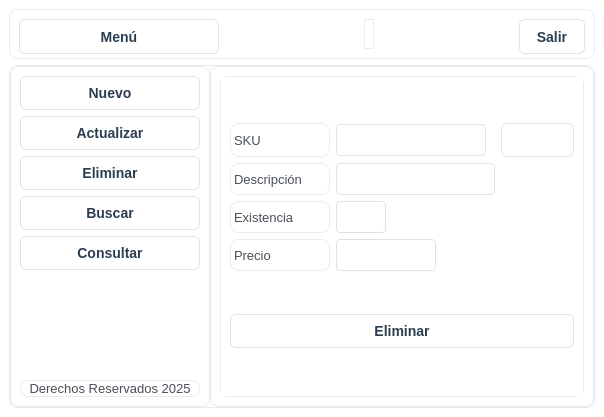
<?xml version="1.0" encoding="UTF-8"?>
<ui version="4.0">
 <class>MainWindow</class>
 <widget class="QMainWindow" name="MainWindow">
  <property name="geometry">
   <rect>
    <x>0</x>
    <y>0</y>
    <width>604</width>
    <height>417</height>
   </rect>
  </property>
  <property name="windowTitle">
   <string>MainWindow</string>
  </property>
  <property name="styleSheet">
   <string notr="true">/* === ESTILO GENERAL === */
QWidget {
    background-color: #ffffff;
    color: #2c3e50;
    font-family: &quot;Segoe UI&quot;, &quot;Roboto&quot;, &quot;Arial&quot;, sans-serif;
    font-size: 14px;
}

QMainWindow, QDialog {
    background-color: #f8f9fa;
}

/* === BOTONES === */
QPushButton {
    background-color: #ffffff;
    color: #2c3e50;
    border: 1px solid #dee2e6;
    border-radius: 6px;
    padding: 8px 16px;
    font-weight: 500;
}

QPushButton:hover {
    background-color: #e9ecef;
    border: 1px solid #adb5bd;
}

QPushButton:pressed {
    background-color: #dee2e6;
}

QPushButton:disabled {
    background-color: #f8f9fa;
    color: #adb5bd;
}

/* === CAMPOS DE TEXTO === */
QLineEdit, QTextEdit, QPlainTextEdit {
    background-color: #ffffff;
    color: #2c3e50;
    border: 1px solid #dee2e6;
    border-radius: 4px;
    padding: 6px 10px;
}

QLineEdit:focus, QTextEdit:focus, QPlainTextEdit:focus {
    border: 1px solid #495057;
    background-color: #ffffff;
}

/* === LABELS === */
QLabel {
    color: #495057;
    background-color: transparent;
    font-size: 13px;
}

/* === TABLAS === */
QTableWidget {
    background-color: #ffffff;
    border: 1px solid #dee2e6;
    border-radius: 6px;
    gridline-color: #e9ecef;
}

QTableWidget::item {
    padding: 8px;
    border-bottom: 1px solid #f1f3f5;
}

QTableWidget::item:selected {
    background-color: #e9ecef;
    color: #2c3e50;
}

QHeaderView::section {
    background-color: #f8f9fa;
    color: #495057;
    padding: 8px;
    border: none;
    border-bottom: 2px solid #dee2e6;
    font-weight: 600;
}

/* === SCROLLBAR === */
QScrollBar:vertical {
    border: none;
    background: #f8f9fa;
    width: 10px;
    border-radius: 5px;
}

QScrollBar::handle:vertical {
    background: #ced4da;
    border-radius: 5px;
    min-height: 20px;
}

QScrollBar::handle:vertical:hover {
    background: #adb5bd;
}

QScrollBar::add-line:vertical, QScrollBar::sub-line:vertical {
    height: 0px;
}

/* === FRAMES === */
QFrame {
    background-color: #ffffff;
    border: 1px solid #e9ecef;
    border-radius: 8px;
}</string>
  </property>
  <widget class="QWidget" name="centralwidget">
   <layout class="QVBoxLayout" name="verticalLayout" stretch="1,8">
    <item>
     <widget class="QFrame" name="frame_superior">
      <property name="minimumSize">
       <size>
        <width>0</width>
        <height>50</height>
       </size>
      </property>
      <property name="maximumSize">
       <size>
        <width>16777215</width>
        <height>50</height>
       </size>
      </property>
      <property name="frameShape">
       <enum>QFrame::StyledPanel</enum>
      </property>
      <property name="frameShadow">
       <enum>QFrame::Raised</enum>
      </property>
      <layout class="QHBoxLayout" name="horizontalLayout">
       <item>
        <widget class="QPushButton" name="boton_menu">
         <property name="minimumSize">
          <size>
           <width>200</width>
           <height>35</height>
          </size>
         </property>
         <property name="text">
          <string>Menú</string>
         </property>
         <property name="icon">
          <iconset>
           <normaloff>../resources/boton_menu.png</normaloff>../resources/boton_menu.png</iconset>
         </property>
         <property name="iconSize">
          <size>
           <width>32</width>
           <height>32</height>
          </size>
         </property>
        </widget>
       </item>
       <item>
        <spacer name="horizontalSpacer">
         <property name="orientation">
          <enum>Qt::Horizontal</enum>
         </property>
         <property name="sizeHint" stdset="0">
          <size>
           <width>319</width>
           <height>20</height>
          </size>
         </property>
        </spacer>
       </item>
       <item>
        <widget class="QLabel" name="label">
         <property name="text">
          <string/>
         </property>
        </widget>
       </item>
       <item>
        <spacer name="horizontalSpacer_2">
         <property name="orientation">
          <enum>Qt::Horizontal</enum>
         </property>
         <property name="sizeHint" stdset="0">
          <size>
           <width>318</width>
           <height>20</height>
          </size>
         </property>
        </spacer>
       </item>
       <item>
        <widget class="QPushButton" name="boton_salir">
         <property name="minimumSize">
          <size>
           <width>0</width>
           <height>35</height>
          </size>
         </property>
         <property name="text">
          <string>Salir</string>
         </property>
         <property name="icon">
          <iconset>
           <normaloff>../resources/salir.png</normaloff>../resources/salir.png</iconset>
         </property>
         <property name="iconSize">
          <size>
           <width>32</width>
           <height>32</height>
          </size>
         </property>
        </widget>
       </item>
      </layout>
     </widget>
    </item>
    <item>
     <widget class="QFrame" name="frame_central">
      <property name="frameShape">
       <enum>QFrame::StyledPanel</enum>
      </property>
      <property name="frameShadow">
       <enum>QFrame::Raised</enum>
      </property>
      <layout class="QHBoxLayout" name="horizontalLayout_2">
       <property name="spacing">
        <number>0</number>
       </property>
       <property name="leftMargin">
        <number>0</number>
       </property>
       <property name="topMargin">
        <number>0</number>
       </property>
       <property name="rightMargin">
        <number>0</number>
       </property>
       <property name="bottomMargin">
        <number>0</number>
       </property>
       <item>
        <widget class="QFrame" name="frame_lateral">
         <property name="minimumSize">
          <size>
           <width>200</width>
           <height>0</height>
          </size>
         </property>
         <property name="maximumSize">
          <size>
           <width>0</width>
           <height>16777215</height>
          </size>
         </property>
         <property name="frameShape">
          <enum>QFrame::StyledPanel</enum>
         </property>
         <property name="frameShadow">
          <enum>QFrame::Raised</enum>
         </property>
         <layout class="QVBoxLayout" name="verticalLayout_2">
          <item>
           <widget class="QPushButton" name="boton_agregar">
            <property name="text">
             <string>Nuevo</string>
            </property>
            <property name="icon">
             <iconset>
              <normaloff>../resources/boton_agregar.png</normaloff>../resources/boton_agregar.png</iconset>
            </property>
            <property name="iconSize">
             <size>
              <width>32</width>
              <height>32</height>
             </size>
            </property>
           </widget>
          </item>
          <item>
           <widget class="QPushButton" name="boton_actualizar">
            <property name="text">
             <string>Actualizar</string>
            </property>
            <property name="icon">
             <iconset>
              <normaloff>../resources/boton_modificar.png</normaloff>../resources/boton_modificar.png</iconset>
            </property>
            <property name="iconSize">
             <size>
              <width>32</width>
              <height>32</height>
             </size>
            </property>
           </widget>
          </item>
          <item>
           <widget class="QPushButton" name="boton_eliminar">
            <property name="text">
             <string>Eliminar</string>
            </property>
            <property name="icon">
             <iconset>
              <normaloff>../resources/boton_eliminar.png</normaloff>../resources/boton_eliminar.png</iconset>
            </property>
            <property name="iconSize">
             <size>
              <width>32</width>
              <height>32</height>
             </size>
            </property>
           </widget>
          </item>
          <item>
           <widget class="QPushButton" name="boton_buscar">
            <property name="text">
             <string>Buscar</string>
            </property>
            <property name="icon">
             <iconset>
              <normaloff>../resources/BUSCAR.png</normaloff>../resources/BUSCAR.png</iconset>
            </property>
            <property name="iconSize">
             <size>
              <width>32</width>
              <height>32</height>
             </size>
            </property>
           </widget>
          </item>
          <item>
           <widget class="QPushButton" name="boton_consultar">
            <property name="text">
             <string>Consultar</string>
            </property>
            <property name="icon">
             <iconset>
              <normaloff>../resources/boton_consultar.png</normaloff>../resources/boton_consultar.png</iconset>
            </property>
            <property name="iconSize">
             <size>
              <width>32</width>
              <height>32</height>
             </size>
            </property>
           </widget>
          </item>
          <item>
           <spacer name="verticalSpacer">
            <property name="orientation">
             <enum>Qt::Vertical</enum>
            </property>
            <property name="sizeHint" stdset="0">
             <size>
              <width>20</width>
              <height>235</height>
             </size>
            </property>
           </spacer>
          </item>
          <item>
           <widget class="QLabel" name="label_mensaje">
            <property name="text">
             <string>Derechos Reservados 2025</string>
            </property>
            <property name="alignment">
             <set>Qt::AlignCenter</set>
            </property>
           </widget>
          </item>
         </layout>
        </widget>
       </item>
       <item>
        <widget class="QFrame" name="frame_paginas">
         <property name="frameShape">
          <enum>QFrame::StyledPanel</enum>
         </property>
         <property name="frameShadow">
          <enum>QFrame::Raised</enum>
         </property>
         <layout class="QVBoxLayout" name="verticalLayout_3">
          <item>
           <widget class="QStackedWidget" name="stackedWidget">
            <property name="currentIndex">
             <number>2</number>
            </property>
            <widget class="QWidget" name="page_agregar">
             <layout class="QHBoxLayout" name="horizontalLayout_3">
              <item>
               <layout class="QVBoxLayout" name="verticalLayout_4">
                <item>
                 <layout class="QGridLayout" name="gridLayout">
                  <item row="0" column="0">
                   <widget class="QLabel" name="label_2">
                    <property name="minimumSize">
                     <size>
                      <width>100</width>
                      <height>0</height>
                     </size>
                    </property>
                    <property name="maximumSize">
                     <size>
                      <width>100</width>
                      <height>16777215</height>
                     </size>
                    </property>
                    <property name="text">
                     <string>SKU</string>
                    </property>
                   </widget>
                  </item>
                  <item row="1" column="0">
                   <widget class="QLabel" name="label_3">
                    <property name="text">
                     <string>Descripción</string>
                    </property>
                   </widget>
                  </item>
                  <item row="1" column="1">
                   <widget class="QLineEdit" name="descripcion_agregar"/>
                  </item>
                  <item row="0" column="1">
                   <widget class="QLineEdit" name="sku_agregar">
                    <property name="minimumSize">
                     <size>
                      <width>150</width>
                      <height>0</height>
                     </size>
                    </property>
                    <property name="maximumSize">
                     <size>
                      <width>150</width>
                      <height>16777215</height>
                     </size>
                    </property>
                   </widget>
                  </item>
                  <item row="2" column="0">
                   <widget class="QLabel" name="label_4">
                    <property name="text">
                     <string>Existencia</string>
                    </property>
                   </widget>
                  </item>
                  <item row="3" column="0">
                   <widget class="QLabel" name="label_5">
                    <property name="text">
                     <string>Precio</string>
                    </property>
                   </widget>
                  </item>
                  <item row="2" column="1">
                   <widget class="QLineEdit" name="existencia_agregar">
                    <property name="minimumSize">
                     <size>
                      <width>50</width>
                      <height>0</height>
                     </size>
                    </property>
                    <property name="maximumSize">
                     <size>
                      <width>50</width>
                      <height>16777215</height>
                     </size>
                    </property>
                   </widget>
                  </item>
                  <item row="3" column="1">
                   <widget class="QLineEdit" name="precio_agregar">
                    <property name="minimumSize">
                     <size>
                      <width>100</width>
                      <height>0</height>
                     </size>
                    </property>
                    <property name="maximumSize">
                     <size>
                      <width>10</width>
                      <height>16777215</height>
                     </size>
                    </property>
                   </widget>
                  </item>
                 </layout>
                </item>
                <item>
                 <widget class="QPushButton" name="accion_guardar">
                  <property name="text">
                   <string>Guardar</string>
                  </property>
                  <property name="icon">
                   <iconset>
                    <normaloff>../resources/guardar.png</normaloff>../resources/guardar.png</iconset>
                  </property>
                  <property name="iconSize">
                   <size>
                    <width>32</width>
                    <height>32</height>
                   </size>
                  </property>
                 </widget>
                </item>
               </layout>
              </item>
             </layout>
            </widget>
            <widget class="QWidget" name="page_actualizar">
             <layout class="QVBoxLayout" name="verticalLayout_5">
              <item>
               <layout class="QGridLayout" name="gridLayout_2">
                <item row="0" column="1">
                 <widget class="QLineEdit" name="sku_actualizar">
                  <property name="minimumSize">
                   <size>
                    <width>150</width>
                    <height>0</height>
                   </size>
                  </property>
                  <property name="maximumSize">
                   <size>
                    <width>150</width>
                    <height>16777215</height>
                   </size>
                  </property>
                 </widget>
                </item>
                <item row="0" column="0">
                 <widget class="QLabel" name="label_6">
                  <property name="minimumSize">
                   <size>
                    <width>100</width>
                    <height>0</height>
                   </size>
                  </property>
                  <property name="maximumSize">
                   <size>
                    <width>100</width>
                    <height>16777215</height>
                   </size>
                  </property>
                  <property name="text">
                   <string>SKU</string>
                  </property>
                 </widget>
                </item>
                <item row="1" column="0">
                 <widget class="QLabel" name="label_7">
                  <property name="text">
                   <string>Descripción</string>
                  </property>
                 </widget>
                </item>
                <item row="2" column="0">
                 <widget class="QLabel" name="label_8">
                  <property name="text">
                   <string>Existencia</string>
                  </property>
                 </widget>
                </item>
                <item row="2" column="1">
                 <widget class="QLineEdit" name="existencia_actualizar">
                  <property name="minimumSize">
                   <size>
                    <width>50</width>
                    <height>0</height>
                   </size>
                  </property>
                  <property name="maximumSize">
                   <size>
                    <width>50</width>
                    <height>16777215</height>
                   </size>
                  </property>
                 </widget>
                </item>
                <item row="1" column="1">
                 <widget class="QLineEdit" name="descripcion_actualizar"/>
                </item>
                <item row="3" column="0">
                 <widget class="QLabel" name="label_9">
                  <property name="text">
                   <string>Precio</string>
                  </property>
                 </widget>
                </item>
                <item row="3" column="1">
                 <widget class="QLineEdit" name="precio_actualizar">
                  <property name="minimumSize">
                   <size>
                    <width>100</width>
                    <height>0</height>
                   </size>
                  </property>
                  <property name="maximumSize">
                   <size>
                    <width>10</width>
                    <height>16777215</height>
                   </size>
                  </property>
                 </widget>
                </item>
                <item row="0" column="2">
                 <widget class="QPushButton" name="buscar_actualizar">
                  <property name="text">
                   <string/>
                  </property>
                  <property name="icon">
                   <iconset>
                    <normaloff>../resources/BUSCAR.png</normaloff>../resources/BUSCAR.png</iconset>
                  </property>
                  <property name="iconSize">
                   <size>
                    <width>32</width>
                    <height>32</height>
                   </size>
                  </property>
                 </widget>
                </item>
               </layout>
              </item>
              <item>
               <widget class="QPushButton" name="accion_actualizar">
                <property name="text">
                 <string>Actualizar</string>
                </property>
                <property name="icon">
                 <iconset>
                  <normaloff>../resources/boton_modificar.png</normaloff>../resources/boton_modificar.png</iconset>
                </property>
                <property name="iconSize">
                 <size>
                  <width>32</width>
                  <height>32</height>
                 </size>
                </property>
               </widget>
              </item>
             </layout>
            </widget>
            <widget class="QWidget" name="page_eliminar">
             <layout class="QVBoxLayout" name="verticalLayout_6">
              <item>
               <layout class="QGridLayout" name="gridLayout_3">
                <item row="0" column="1">
                 <widget class="QLineEdit" name="sku_eliminar">
                  <property name="minimumSize">
                   <size>
                    <width>150</width>
                    <height>0</height>
                   </size>
                  </property>
                  <property name="maximumSize">
                   <size>
                    <width>150</width>
                    <height>16777215</height>
                   </size>
                  </property>
                 </widget>
                </item>
                <item row="0" column="0">
                 <widget class="QLabel" name="label_10">
                  <property name="minimumSize">
                   <size>
                    <width>100</width>
                    <height>0</height>
                   </size>
                  </property>
                  <property name="maximumSize">
                   <size>
                    <width>100</width>
                    <height>16777215</height>
                   </size>
                  </property>
                  <property name="text">
                   <string>SKU</string>
                  </property>
                 </widget>
                </item>
                <item row="1" column="0">
                 <widget class="QLabel" name="label_11">
                  <property name="text">
                   <string>Descripción</string>
                  </property>
                 </widget>
                </item>
                <item row="2" column="0">
                 <widget class="QLabel" name="label_12">
                  <property name="text">
                   <string>Existencia</string>
                  </property>
                 </widget>
                </item>
                <item row="2" column="1">
                 <widget class="QLineEdit" name="existencia_eliminar">
                  <property name="minimumSize">
                   <size>
                    <width>50</width>
                    <height>0</height>
                   </size>
                  </property>
                  <property name="maximumSize">
                   <size>
                    <width>50</width>
                    <height>16777215</height>
                   </size>
                  </property>
                 </widget>
                </item>
                <item row="1" column="1">
                 <widget class="QLineEdit" name="descripcion_eliminar"/>
                </item>
                <item row="3" column="0">
                 <widget class="QLabel" name="label_13">
                  <property name="text">
                   <string>Precio</string>
                  </property>
                 </widget>
                </item>
                <item row="3" column="1">
                 <widget class="QLineEdit" name="precio_eliminar">
                  <property name="minimumSize">
                   <size>
                    <width>100</width>
                    <height>0</height>
                   </size>
                  </property>
                  <property name="maximumSize">
                   <size>
                    <width>10</width>
                    <height>16777215</height>
                   </size>
                  </property>
                 </widget>
                </item>
                <item row="0" column="2">
                 <widget class="QPushButton" name="buscar_eliminar">
                  <property name="text">
                   <string/>
                  </property>
                  <property name="icon">
                   <iconset>
                    <normaloff>../resources/BUSCAR.png</normaloff>../resources/BUSCAR.png</iconset>
                  </property>
                  <property name="iconSize">
                   <size>
                    <width>32</width>
                    <height>32</height>
                   </size>
                  </property>
                 </widget>
                </item>
               </layout>
              </item>
              <item>
               <widget class="QPushButton" name="accion_eliminar">
                <property name="text">
                 <string>Eliminar</string>
                </property>
                <property name="icon">
                 <iconset>
                  <normaloff>../resources/boton_eliminar.png</normaloff>../resources/boton_eliminar.png</iconset>
                </property>
                <property name="iconSize">
                 <size>
                  <width>32</width>
                  <height>32</height>
                 </size>
                </property>
               </widget>
              </item>
             </layout>
            </widget>
            <widget class="QWidget" name="page_buscar">
             <layout class="QVBoxLayout" name="verticalLayout_7">
              <item>
               <layout class="QGridLayout" name="gridLayout_4">
                <item row="0" column="1">
                 <widget class="QLineEdit" name="sku_buscar">
                  <property name="minimumSize">
                   <size>
                    <width>150</width>
                    <height>0</height>
                   </size>
                  </property>
                  <property name="maximumSize">
                   <size>
                    <width>150</width>
                    <height>16777215</height>
                   </size>
                  </property>
                 </widget>
                </item>
                <item row="0" column="0">
                 <widget class="QLabel" name="label_14">
                  <property name="minimumSize">
                   <size>
                    <width>100</width>
                    <height>0</height>
                   </size>
                  </property>
                  <property name="maximumSize">
                   <size>
                    <width>100</width>
                    <height>16777215</height>
                   </size>
                  </property>
                  <property name="text">
                   <string>SKU</string>
                  </property>
                 </widget>
                </item>
                <item row="1" column="0">
                 <widget class="QLabel" name="label_15">
                  <property name="text">
                   <string>Descripción</string>
                  </property>
                 </widget>
                </item>
                <item row="2" column="0">
                 <widget class="QLabel" name="label_16">
                  <property name="text">
                   <string>Existencia</string>
                  </property>
                 </widget>
                </item>
                <item row="2" column="1">
                 <widget class="QLineEdit" name="existencia_buscar">
                  <property name="minimumSize">
                   <size>
                    <width>50</width>
                    <height>0</height>
                   </size>
                  </property>
                  <property name="maximumSize">
                   <size>
                    <width>50</width>
                    <height>16777215</height>
                   </size>
                  </property>
                 </widget>
                </item>
                <item row="1" column="1">
                 <widget class="QLineEdit" name="descripcion_buscar"/>
                </item>
                <item row="3" column="0">
                 <widget class="QLabel" name="label_17">
                  <property name="text">
                   <string>Precio</string>
                  </property>
                 </widget>
                </item>
                <item row="3" column="1">
                 <widget class="QLineEdit" name="precio_buscar">
                  <property name="minimumSize">
                   <size>
                    <width>100</width>
                    <height>0</height>
                   </size>
                  </property>
                  <property name="maximumSize">
                   <size>
                    <width>10</width>
                    <height>16777215</height>
                   </size>
                  </property>
                 </widget>
                </item>
                <item row="0" column="2">
                 <widget class="QPushButton" name="buscar_buscar">
                  <property name="text">
                   <string/>
                  </property>
                  <property name="icon">
                   <iconset>
                    <normaloff>../resources/BUSCAR.png</normaloff>../resources/BUSCAR.png</iconset>
                  </property>
                  <property name="iconSize">
                   <size>
                    <width>32</width>
                    <height>32</height>
                   </size>
                  </property>
                 </widget>
                </item>
               </layout>
              </item>
              <item>
               <widget class="QPushButton" name="accion_limpiar">
                <property name="text">
                 <string>Limpiar</string>
                </property>
                <property name="icon">
                 <iconset>
                  <normaloff>../resources/limpiar.png</normaloff>../resources/limpiar.png</iconset>
                </property>
                <property name="iconSize">
                 <size>
                  <width>32</width>
                  <height>32</height>
                 </size>
                </property>
               </widget>
              </item>
             </layout>
            </widget>
            <widget class="QWidget" name="page_consultar">
             <layout class="QVBoxLayout" name="verticalLayout_8">
              <item>
               <widget class="QPushButton" name="boton_refresh">
                <property name="text">
                 <string/>
                </property>
                <property name="icon">
                 <iconset>
                  <normaloff>../resources/boton_refrescar.png</normaloff>../resources/boton_refrescar.png</iconset>
                </property>
                <property name="iconSize">
                 <size>
                  <width>32</width>
                  <height>32</height>
                 </size>
                </property>
               </widget>
              </item>
              <item>
               <widget class="QTableWidget" name="tabla_consulta">
                <property name="styleSheet">
                 <string notr="true">/* === Tablas === */
QTableWidget {
    background-color: #ffffff;
    color: #333333;
    gridline-color: #e0e0e0;
    border: 1px solid #dcdcdc;
    border-radius: 6px;
    font-family: &quot;Segoe UI Variable&quot;, &quot;Roboto&quot;, &quot;Open Sans&quot;, sans-serif;
    font-size: 15px;
    font-weight: 300;
    selection-background-color: #e8f0fe; /* azul claro al seleccionar */
    selection-color: #0078d7;
    alternate-background-color: #f9fafc; /* filas alternadas */
}

/* Cabecera horizontal */
QHeaderView::section {
    background-color: #f1f3f6;
    color: #333333;
    border: 1px solid #dcdcdc;
    border-radius: 4px;
    font-weight: 400;
    font-size: 15px;
    padding: 8px;
}

/* Cabecera horizontal al pasar el cursor */
QHeaderView::section:hover {
    background-color: #e8ecf1;
}

/* Celdas */
QTableWidget::item {
    padding: 6px;
    border: none;
}

/* Celda seleccionada */
QTableWidget::item:selected {
    background-color: #e8f0fe;
    color: #0078d7;
}

/* Bordes del header alineados al contenido */
QHeaderView {
    border: none;
}

/* Barra de desplazamiento dentro de la tabla */
QTableCornerButton::section {
    background-color: #f1f3f6;
    border: 1px solid #dcdcdc;
}

/* Scrollbars coherentes dentro de tablas */
QTableWidget QScrollBar:vertical {
    border: none;
    background: #f0f0f0;
    width: 10px;
    border-radius: 4px;
}
QTableWidget QScrollBar::handle:vertical {
    background: #cccccc;
    min-height: 20px;
    border-radius: 4px;
}
QTableWidget QScrollBar::handle:vertical:hover {
    background: #0078d7;
}
QTableWidget QScrollBar::add-line:vertical,
QTableWidget QScrollBar::sub-line:vertical {
    height: 0;
}</string>
                </property>
                <column>
                 <property name="text">
                  <string>SKU</string>
                 </property>
                </column>
                <column>
                 <property name="text">
                  <string>Descripción</string>
                 </property>
                </column>
                <column>
                 <property name="text">
                  <string>Existencia</string>
                 </property>
                </column>
                <column>
                 <property name="text">
                  <string>Precio</string>
                 </property>
                </column>
               </widget>
              </item>
             </layout>
            </widget>
           </widget>
          </item>
         </layout>
        </widget>
       </item>
      </layout>
     </widget>
    </item>
   </layout>
  </widget>
 </widget>
 <resources/>
 <connections/>
</ui>
